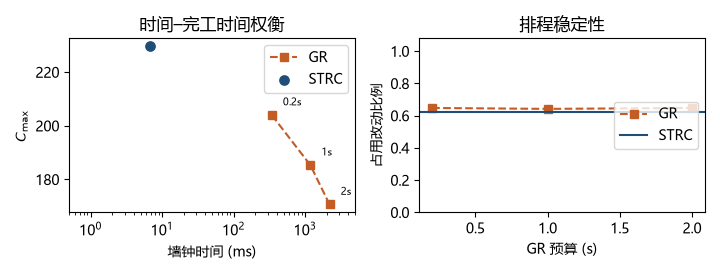

Recreate this plot in Python.
"""E5 权衡:预算–完工时间 vs STRC 定点。读 STRC/experiments/e5_cross_curve.csv。"""
from __future__ import annotations

import csv
import os
from collections import defaultdict

import matplotlib

matplotlib.use("Agg")
import matplotlib.pyplot as plt  # noqa: E402

HERE = os.path.dirname(os.path.abspath(__file__))
CSV = os.path.abspath(os.path.join(
    HERE, "..", "..", "STRC_new", "experiments_c2", "expanded", "e5_cross_curve.csv"))
CSV_FALLBACK = os.path.abspath(os.path.join(
    HERE, "..", "..", "STRC_new", "experiments_c2", "e5_cross_curve.csv"))
OUT = os.path.join(HERE, "fig_strc_e5_CN_new_c2")

from _cjk_mpl import setup_cjk

setup_cjk()


def main() -> None:
    path = CSV if os.path.isfile(CSV) else CSV_FALLBACK
    rows = list(csv.DictReader(open(path, encoding="utf-8")))
    rows = [r for r in rows if r.get("instance", "congested_8x4x4") == "congested_8x4x4"]
    by_b = defaultdict(list)
    r2_c, r2_t, r2_chg = [], [], []
    use_frac = "R2_res_frac" in rows[0]
    for r in rows:
        by_b[float(r["budget_sec"])].append(r)
        r2_c.append(float(r["R2_makespan"]))
        r2_t.append(float(r["R2_wall_ms"]))
        if use_frac:
            r2_chg.append(float(r["R2_res_frac"]))
        else:
            r2_chg.append(float(r["R2_res_changed"]) / float(r["R2_res_total"]))

    budgets = sorted(by_b)
    r0_c = [sum(float(r["R0_makespan"]) for r in by_b[b]) / len(by_b[b]) for b in budgets]
    r0_t = [sum(float(r["R0_wall_ms"]) for r in by_b[b]) / len(by_b[b]) for b in budgets]
    r2_c_mean = sum(r2_c) / len(r2_c)
    r2_t_mean = sum(r2_t) / len(r2_t)
    r2_chg_mean = sum(r2_chg) / len(r2_chg)
    if use_frac:
        r0_chg = [
            sum(float(r["R0_res_frac"]) for r in by_b[b]) / len(by_b[b])
            for b in budgets
        ]
    else:
        r0_chg = [
            sum(float(r["R0_res_changed"]) / float(r["R0_res_total"]) for r in by_b[b]) / len(by_b[b])
            for b in budgets
        ]

    fig, axes = plt.subplots(1, 2, figsize=(7.2, 2.75))
    ax = axes[0]
    ax.plot(r0_t, r0_c, "s--", color="#c45c26", label="GR")
    for b, t, c in zip(budgets, r0_t, r0_c):
        ax.annotate(f"{b:g}s", (t, c), textcoords="offset points",
                    xytext=(8, 7), fontsize=7)
    ax.scatter([r2_t_mean], [r2_c_mean], marker="o", s=45, color="#1f4e79", zorder=3, label="STRC")
    ax.set_xlabel("墙钟时间 (ms)")
    ax.set_ylabel(r"$C_{\max}$")
    ax.set_xscale("log")
    ax.set_xlim(0.5, 5000)
    ax.legend(loc="upper right")
    ax.set_title("时间–完工时间权衡")

    ax = axes[1]
    ax.plot(budgets, r0_chg, "s--", color="#c45c26", label="GR")
    ax.axhline(r2_chg_mean, color="#1f4e79", linestyle="-", label="STRC")
    ax.set_xlabel("GR 预算 (s)")
    ax.set_ylabel("占用改动比例")
    ax.set_ylim(0, 1.08)
    ax.legend(loc="center right")
    ax.set_title("排程稳定性")

    fig.tight_layout()
    fig.savefig(OUT + ".pdf")
    fig.savefig(OUT + ".png")
    print("wrote", OUT + ".pdf")


if __name__ == "__main__":
    main()
